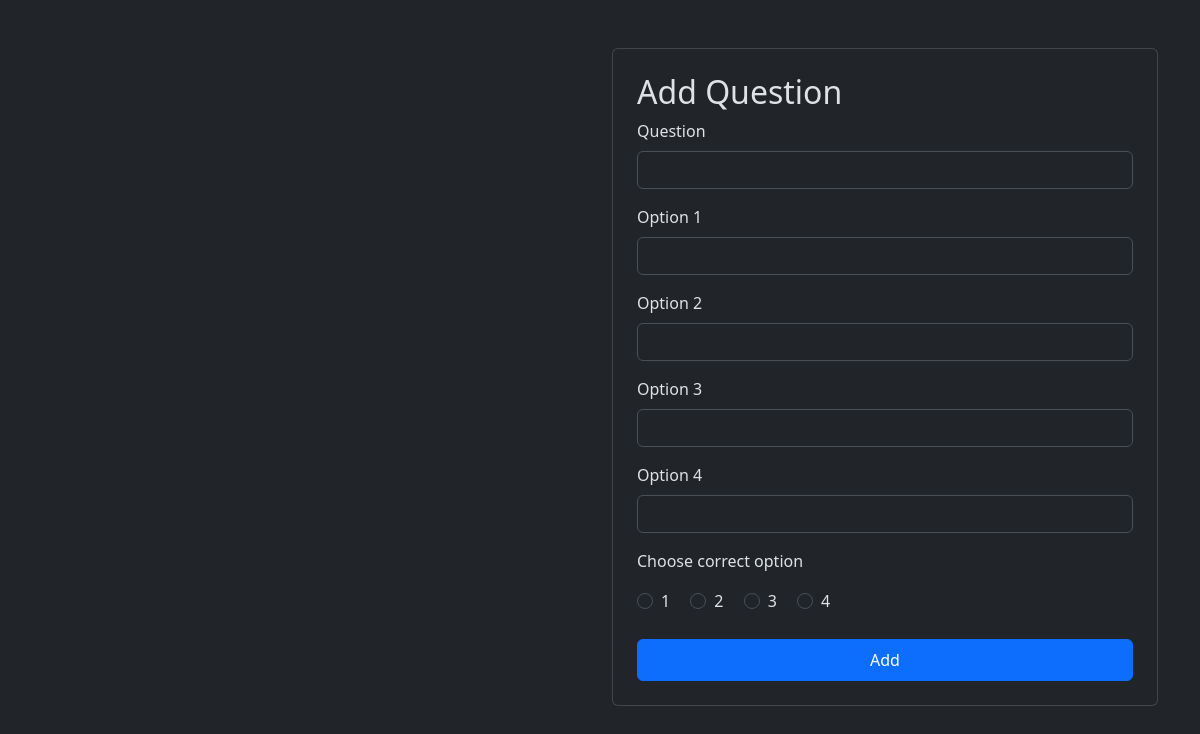
/question/2, run on an earlier commit of the app's database.
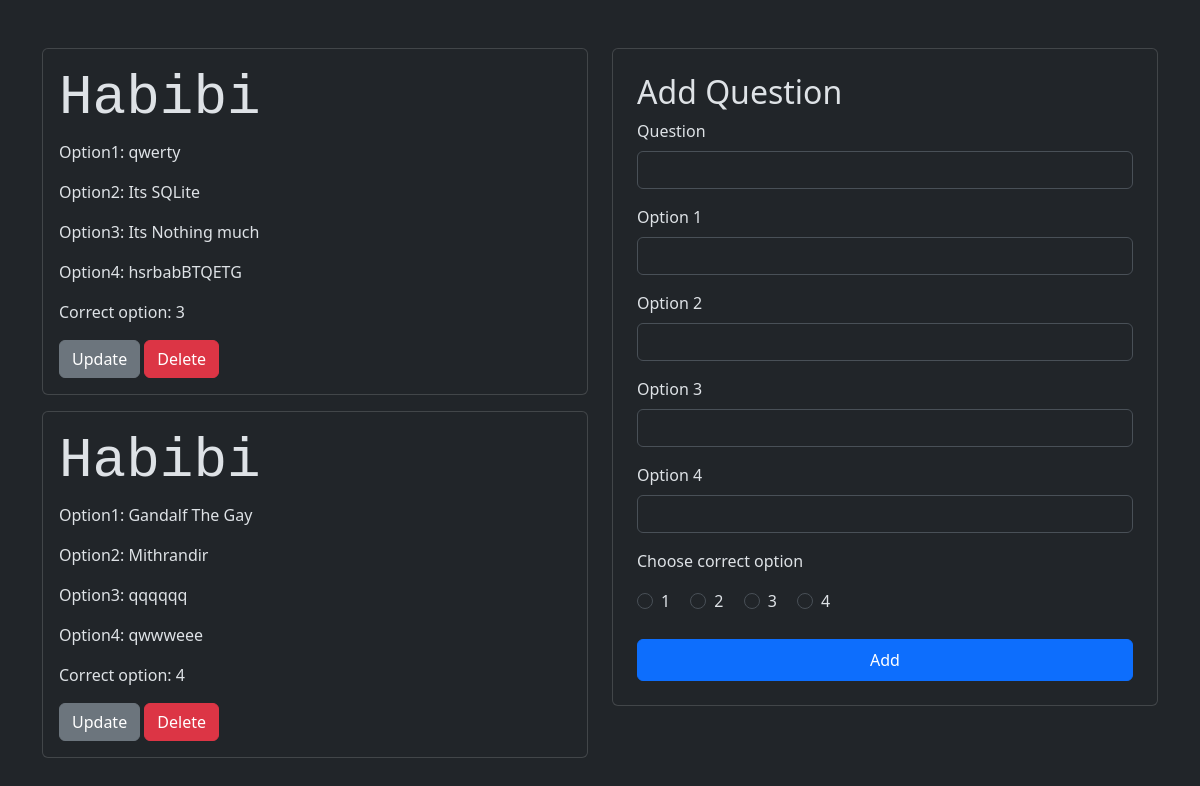
And on a later commit of the database.
### models/models.py (models this page shows)
class Questions(db.Model):
    id=db.Column(db.Integer, primary_key=True)
    q_id=db.Column(db.Integer,db.ForeignKey('quiz.id', ondelete="CASCADE"))
    question=db.Column(db.Text,nullable=False)
    op1=db.Column(db.Text,nullable=False)
    op2=db.Column(db.Text,nullable=False)
    op3=db.Column(db.Text,nullable=False)
    op4=db.Column(db.Text,nullable=False)
    cop=db.Column(db.Integer,nullable=False)

### controllers/controllers.py (the view, shortened to what this page needs)
@app.route("/question/<int:q_id>",methods=["POST","GET"])
def questions(q_id):
    quests=Questions.query.filter_by(q_id=q_id)
    return render_template("questiondash.html",quests=quests,q_id=q_id)

### templates/questiondash.html
{% extends 'base.html' %}
{% block content %}
<br><br>
<div class="container">
    <div class="row">
        <div class="col-md-6">
            {% for quest in quests %}
            <div class="card mb-3">
                <div class="card-body">
                    <h1 class="card-title display-4 font-monospace">{{ quest.question }}</h1>
                    <p class="card-text">Option1: {{ quest.op1 }}</p>
                    <p class="card-text">Option2: {{ quest.op2 }}</p>
                    <p class="card-text">Option3: {{ quest.op3 }}</p>
                    <p class="card-text">Option4: {{ quest.op4 }}</p>
                    <p class="card-text">Correct option: {{ quest.cop }}</p>
                    <a href="/questedit/{{quest.id}}" class="btn btn-secondary">Update</a>
                    <a href="/questdel/{{quest.id}}" class="btn btn-danger">Delete</a>
                </div>
            </div>
            {% endfor %}
        </div>
        <div class="col-md-6">
            <div class="card p-4">
                <h2>Add Question</h2>
                <form action="/question/{{ q_id }}" method="post">
                    <div class="mb-3">
                        <label for="Question" class="form-label">Question</label>
                        <input type="text" class="form-control" name="question" id="Question">
                    </div>
                    <div class="mb-3">
                        <label for="Op1" class="form-label">Option 1</label>
                        <input type="text" class="form-control" name="op1" id="Op1">
                    </div>
                    <div class="mb-3">
                        <label for="Op2" class="form-label">Option 2</label>
                        <input type="text" class="form-control" name="op2" id="Op2">
                    </div>
                    <div class="mb-3">
                        <label for="Op3" class="form-label">Option 3</label>
                        <input type="text" class="form-control" name="op3" id="Op3">
                    </div>
                    <div class="mb-3">
                        <label for="Op4" class="form-label">Option 4</label>
                        <input type="text" class="form-control" name="op4" id="Op4">
                    </div>
                    <p>Choose correct option</p>
                    <div class="form-check form-check-inline">
                        <input class="form-check-input" type="radio" name="inlineRadioOptions" id="inlineRadio1" value="1">
                        <label class="form-check-label" for="inlineRadio1">1</label>
                    </div>
                    <div class="form-check form-check-inline">
                        <input class="form-check-input" type="radio" name="inlineRadioOptions" id="inlineRadio2" value="2">
                        <label class="form-check-label" for="inlineRadio2">2</label>
                    </div>
                    <div class="form-check form-check-inline">
                        <input class="form-check-input" type="radio" name="inlineRadioOptions" id="inlineRadio3" value="3">
                        <label class="form-check-label" for="inlineRadio3">3</label>
                    </div>
                    <div class="form-check form-check-inline">
                        <input class="form-check-input" type="radio" name="inlineRadioOptions" id="inlineRadio3" value="4">
                        <label class="form-check-label" for="inlineRadio3">4</label>
                    </div>
                    <br>
                    <br>
                    <button class="btn btn-primary w-100 py-2" type="submit">Add</button>
                </form>
            </div>
        </div>
    </div>
</div>
{% endblock %}

### templates/base.html (shortened to what this page needs)
<!doctype html>
<html lang="en" data-bs-theme="dark">
  <head>
    <link href="https://cdn.jsdelivr.net/npm/bootstrap@5.3.3/dist/css/bootstrap.min.css" rel="stylesheet">
  </head>
  <body>
    {% block content %}
    {% endblock %}
  </body>
</html>

What changed in the data, as far as the page shows it:
added Questions: question "Habibi", op1 "qwerty", op2 "Its SQLite", op3 "Its Nothing much", op4 "hsrbabBTQETG", cop "3"
added Questions: question "Habibi", op1 "Gandalf The Gay", op2 "Mithrandir", op3 "qqqqqq", op4 "qwwweee", cop "4"
